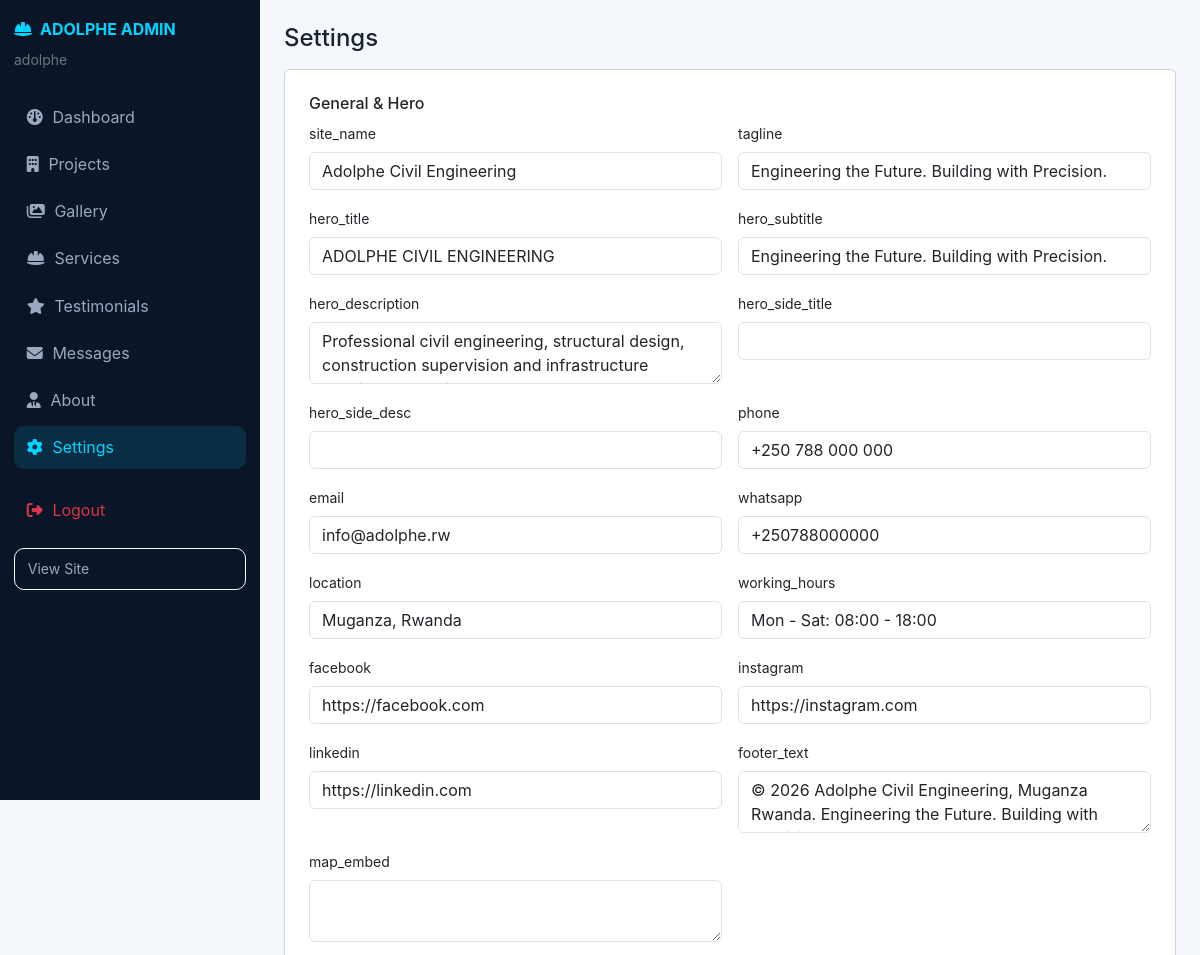
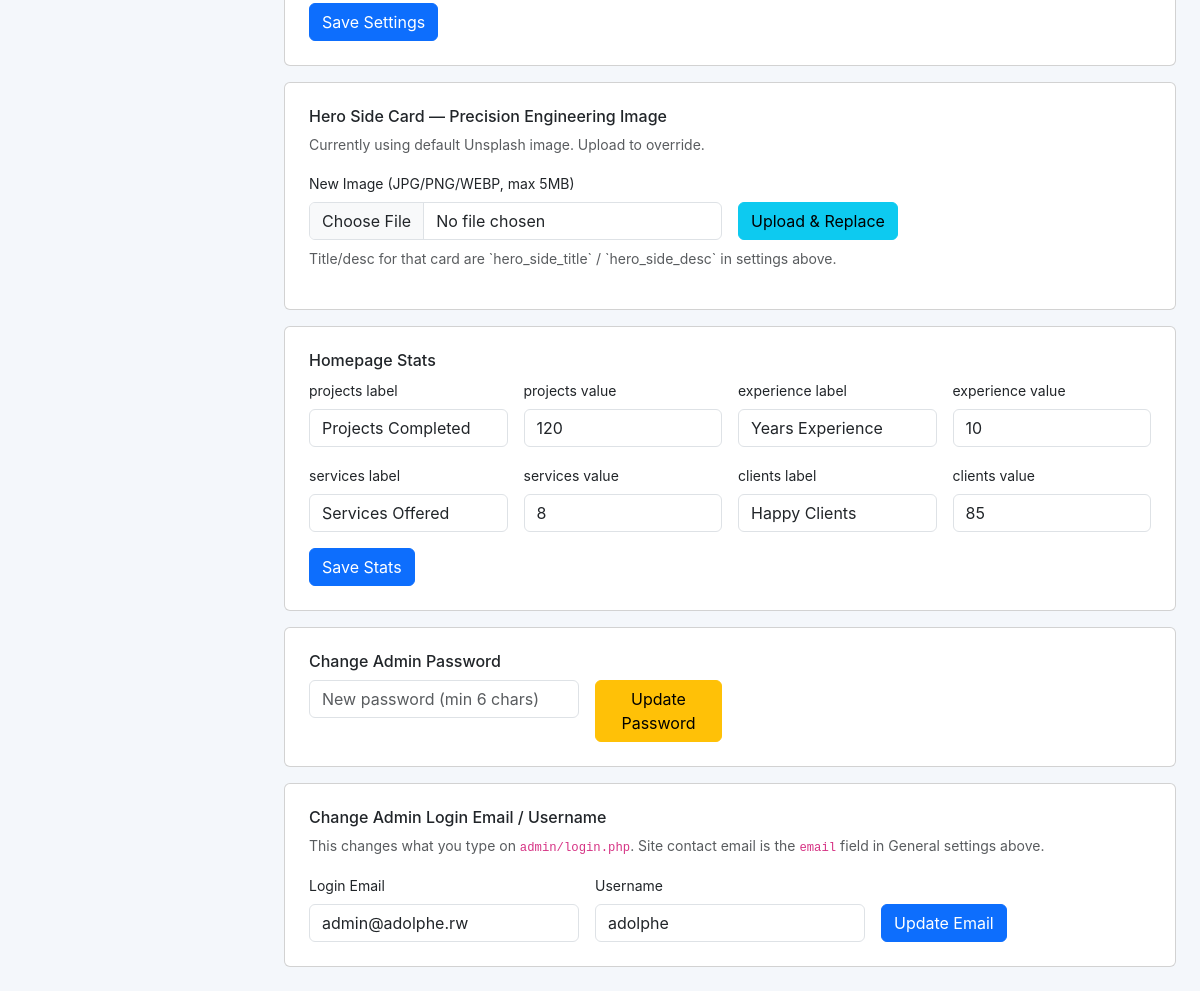
Page /admin/settings.php (signed in) on the committed database (2 pictures, top to bottom).
### tables this page shows
CREATE TABLE `site_stats` (
  `id` INT UNSIGNED AUTO_INCREMENT PRIMARY KEY,
  `stat_key` VARCHAR(50) NOT NULL UNIQUE,
  `stat_value` INT NOT NULL DEFAULT 0,
  `stat_label` VARCHAR(100) NOT NULL,
  `updated_at` TIMESTAMP DEFAULT CURRENT_TIMESTAMP ON UPDATE CURRENT_TIMESTAMP
);

### includes/functions.php (called while the page is built, shortened)
<?php
function e($str){ return htmlspecialchars($str ?? '', ENT_QUOTES, 'UTF-8'); }
function get_setting(PDO $pdo, string $key, $default=''){
    static $cache=[];
    $stmt=$pdo->prepare("SELECT setting_value FROM site_settings WHERE setting_key=?");
    $stmt->execute([$key]);
    $v=$stmt->fetchColumn();
    $cache[$key]= $v!==false ? $v : $default;
    return $cache[$key];
}

### admin/settings.php (the view, shortened to what this page needs)
<?php
include 'includes/header.php';
$keys=['site_name','tagline','hero_title','hero_subtitle','hero_description','hero_side_title','hero_side_desc','phone','email','whatsapp','location','working_hours','facebook','instagram','linkedin','footer_text','map_embed'];
$settings=[]; foreach($keys as $k){ $settings[$k]=get_setting($pdo,$k,''); }
$stats=$pdo->query("SELECT * FROM site_stats ORDER BY id")->fetchAll();
?>
<h4>Settings</h4>
<form method="post" class="card p-4 mt-3">
<h6>General & Hero</h6>
<div class="row g-3">
<?php foreach($keys as $k): ?>
  <div class="col-md-6"><label class="form-label small"><?= e($k) ?></label>
  <?php if(in_array($k,['hero_description','footer_text','map_embed'])): ?><textarea name="<?= e($k) ?>" rows="2" class="form-control"><?= e($settings[$k]) ?></textarea>
  <?php else: ?><input name="<?= e($k) ?>" class="form-control" value="<?= e($settings[$k]) ?>"><?php endif; ?>
  </div>
<?php endforeach; ?>
  <div class="col-12"><button class="btn btn-primary">Save Settings</button></div>
</div>
</form>
<div class="card p-4 mt-3">
<h6>Hero Side Card — Precision Engineering Image</h6>
<?php $curImg=get_setting($pdo,'hero_side_image',''); ?>
<?php if($curImg): ?><img src="../uploads/hero/<?= e($curImg) ?>" style="height:120px" class="rounded mb-2 d-block"><?php else: ?><p class="small text-muted">Currently using default Unsplash image. Upload to override.</p><?php endif; ?>
<form method="post" enctype="multipart/form-data" class="row g-3">
<div class="col-md-6"><label class="form-label small">New Image (JPG/PNG/WEBP, max 5MB)</label><input type="file" name="hero_side_image" accept=".jpg,.jpeg,.png,.webp" class="form-control" required></div>
<div class="col-md-4 d-flex align-items-end"><button class="btn btn-info">Upload & Replace</button></div>
</form>
<p class="small text-muted mt-2">Title/desc for that card are `hero_side_title` / `hero_side_desc` in settings above.</p>
</div>
<form method="post" class="card p-4 mt-3">
<h6>Homepage Stats</h6>
<div class="row g-3">
<?php foreach($stats as $s): ?>
  <div class="col-md-3"><label class="form-label small"><?= e($s['stat_key']) ?> label</label><input name="labels[<?= e($s['stat_key']) ?>]" value="<?= e($s['stat_label']) ?>" class="form-control"></div>
  <div class="col-md-3"><label class="form-label small"><?= e($s['stat_key']) ?> value</label><input type="number" name="stats[<?= e($s['stat_key']) ?>]" value="<?= (int)$s['stat_value'] ?>" class="form-control"></div>
<?php endforeach; ?>
  <div class="col-12"><button class="btn btn-primary">Save Stats</button></div>
</div>
</form>
<form method="post" class="card p-4 mt-3">
<h6>Change Admin Password</h6>
<div class="row g-3"><div class="col-md-4"><input type="password" name="new_password" placeholder="New password (min 6 chars)" class="form-control" required></div><div class="col-md-2"><button class="btn btn-warning">Update Password</button></div></div>
</form>
<?php
$curAdmin=$pdo->prepare("SELECT username,email FROM admins WHERE id=?");
$curAdmin->execute([$_SESSION['admin_id']]);
$adm=$curAdmin->fetch();
?>
<form method="post" class="card p-4 mt-3">
<h6>Change Admin Login Email / Username</h6>
<p class="small text-muted">This changes what you type on <code>admin/login.php</code>. Site contact email is the <code>email</code> field in General settings above.</p>
<div class="row g-3">
  <div class="col-md-4"><label class="form-label small">Login Email</label><input type="email" name="new_email" required class="form-control" value="<?= e($adm['email']) ?>"></div>
  <div class="col-md-4"><label class="form-label small">Username</label><input name="new_username" required class="form-control" value="<?= e($adm['username']) ?>"></div>
  <div class="col-md-2 d-flex align-items-end"><button class="btn btn-primary">Update Email</button></div>
</div>
</form>
<?php include 'includes/footer.php'; ?>

### assets/css/style.css (style rules this page uses)
:root { --navy:#0a1628; --navy2:#0f2040; --cyan:#00d4ff; --cyan2:#00a8cc; --glass:rgba(255,255,255,.07); --glass-b:rgba(255,255,255,.12); --text:#e8eef6; --muted:#9aa8c0; }
* { scroll-behavior:smooth }
body { font-family:'Inter',system-ui,-apple-system,Segoe UI,Roboto,Arial,sans-serif;background:#070f1f;color:var(--text);overflow-x:hidden }
.admin-body { background:#f4f7fb;color:#1a2332 }

### admin/includes/header.php (style rules this page uses)
.admin-body { background:#f4f7fb }

### rows in the picture
site_stats: stat_key "projects", stat_label "Projects Completed", stat_value "120"
site_stats: stat_key "experience", stat_label "Years Experience", stat_value "10"
site_stats: stat_key "services", stat_label "Services Offered", stat_value "8"
site_stats: stat_key "clients", stat_label "Happy Clients", stat_value "85"

### other values in the picture
$_SESSION['admin_username'] "adolphe"
$k "site_name"
$k "tagline"
$k "hero_title"
$k "hero_subtitle"
$k "hero_description"
$k "hero_side_title"
$k "hero_side_desc"
$k "phone"
$k "email"
$k "whatsapp"
$k "location"
$k "working_hours"
$k "facebook"
$k "instagram"
